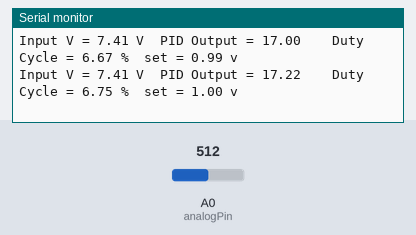
Simulated run of this sketch. Board: Arduino Uno, built with avr-gcc and run on an emulated ATmega328P. Parts: the last lines printed to the serial monitor. Inputs (shaded band) come from the test bench; at power-on: A0 (analogPin) = 512.

Above: at 1.2 s.
1.3 s: A0 (analogPin) set to 716
At 1.31 s:
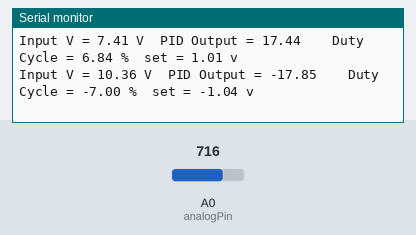
2.8 s: A0 (analogPin) set to 900
At 2.81 s:
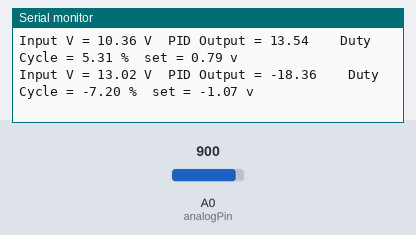
Timing chart, 0 to 5.8 s (numbered marks = the images above; inputs shaded):
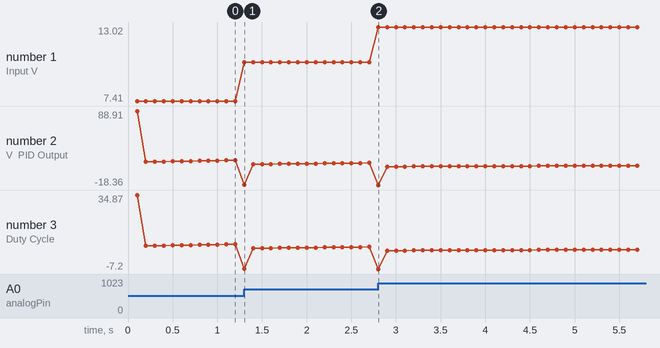

The sketch:

voltage.ino
```cpp
const int analogPin = A0;
float Vout = 0.0;
const float R1 = 10000.0;
const float R2 = 5100.0;

// PID parameter
float Kp = 2.0;
float Ki = 0.3;
float Kd = 1.0;

float setpoint = 14.8;
float input = 0;
float output = 0;

float error = 0;
float previous_error = 0;
float integral = 0;
float derivative = 0;

unsigned long previous_time = 0;
float dt = 0.1;
void setup() {
  Serial.begin(9600);

}

void loop() {
  unsigned long current_time = millis();
  if (current_time - previous_time >= dt * 1000) {
    dt = (current_time - previous_time)/1000.0;
    previous_time = current_time;

  float raw = analogRead(analogPin);
  Vout = raw *5.0 / 1023;
  input = Vout * ((R1+R2)/R2);

    error = setpoint - input;

    integral += error * dt;
    derivative = (error - previous_error) / dt;

    output = Kp * error + Ki * integral + Kd * derivative;
    previous_error = error;


    Serial.print("Input V = ");
    Serial.print(input, 2);
    Serial.print(" V\tPID Output = ");
    Serial.print(output, 2);
    Serial.print("  \tDuty Cycle = ");
    Serial.print(output/255*100, 2);
    Serial.print(" %\tset = ");
    Serial.print(((output/255*100)*setpoint)/100, 2);
    Serial.println(" v");
  }
}
```

Measured:
- after the input at 1.3 s, the serial monitor: prints a new line at once (image 1)
- plotted number 1: 7.41 → 10.36 after the input at 1.3 s
- plotted number 2: 17.44 → 13.54 after the input at 1.3 s
- plotted number 3: 6.84 → 5.31 after the input at 1.3 s
